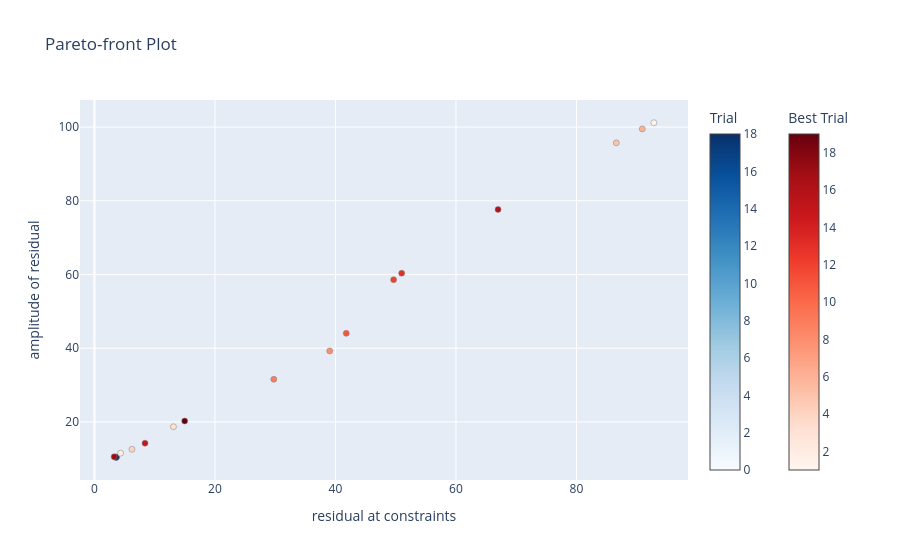
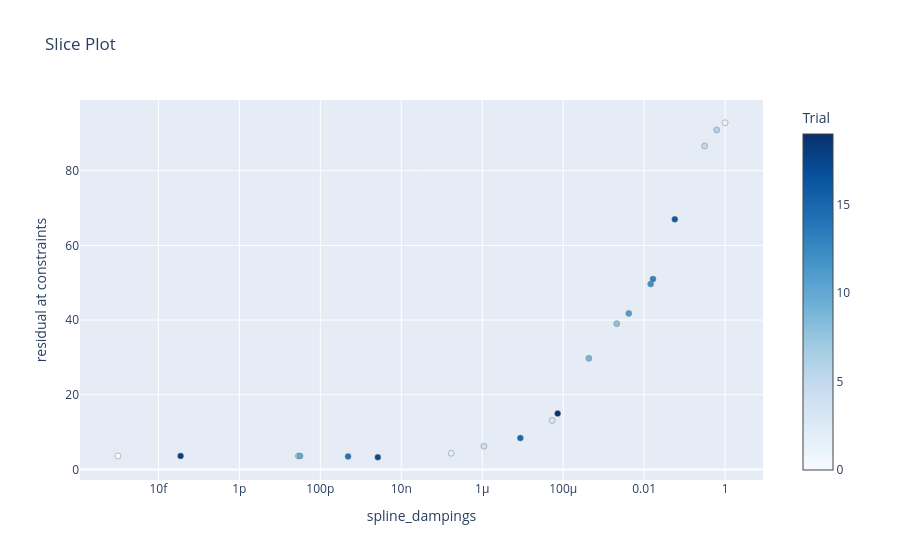
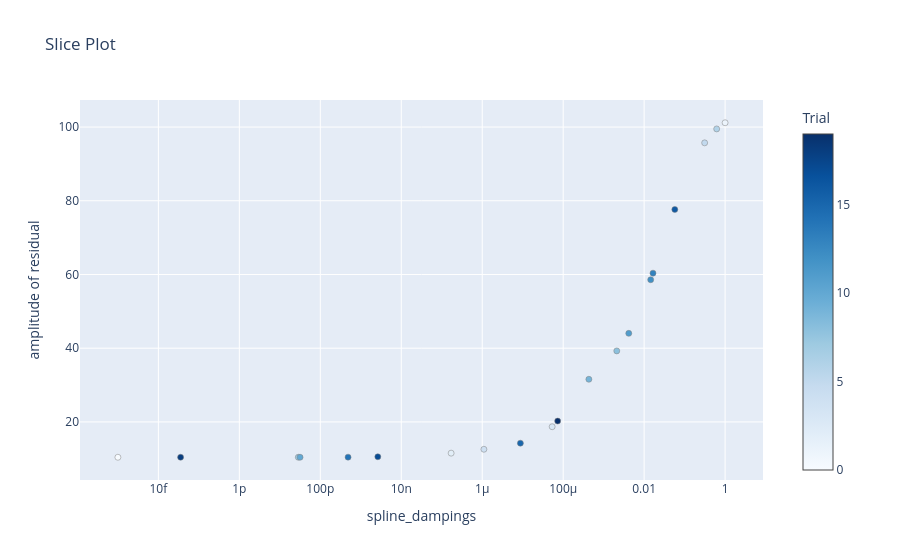

The cell these charts' notebook holds for them, in order:
### Markdown cell above
#### Optimize without true regional

### Code cell
study, grav_data, best_trial = (
    invert4geom.optimize_regional_constraint_point_minimization(
        grav_ds=grav_data,
        testing_training_df=block_kfold_split_df,
        grid_method="verde",
        spline_damping_limits=(1e-15, 1),
        n_trials=20,
        plot=True,
        fname="../tmp/study",
        # optimize_on_true_regional_misfit=True,
        **kwargs,
    )
)
regional_comparison(grav_data)

### Figure 1 — Plotly figure (JSON) as saved in the notebook; plotly's stock layout.template omitted (floating-point values rounded to 4 significant figures)
{"data": [{"hovertemplate": "%{text}<extra>Trial</extra>", "marker": {"color": [0, 7, 10, 14, 18], "colorbar": {"title": {"text": "Trial"}}, "colorscale": [[0, "rgb(247,251,255)"], [0.125, "rgb(222,235,247)"], [0.25, "rgb(198,219,239)"], [0.375, "rgb(158,202,225)"], [0.5, "rgb(107,174,214)"], [0.625, "rgb(66,146,198)"], [0.75, "rgb(33,113,181)"], [0.875, "rgb(8,81,156)"], [1, "rgb(8,48,107)"]], "line": {"color": "Grey", "width": 0.5}}, "mode": "markers", "showlegend": false, "text": ["{<br>  \"number\": 0,<br>  \"values\": [<br>    3.6239409100698836,<br>    10.414800200877156<br>  ],<br>  \"params\": {<br>    \"spline_dampings\": 1e-15<br>  },<br>  \"user_attrs\": {<br>    \"true_reg_score\": 4.890037088597734<br>  }<br>}", "{<br>  \"number\": 7,<br>  \"values\": [<br>    3.6148927426181485,<br>    10.416681213945036<br>  ],<br>  \"params\": {<br>    \"spline_dampings\": 2.863130143476838e-11<br>  },<br>  \"user_attrs\": {<br>    \"true_reg_score\": 4.889087231966103<br>  }<br>}", "{<br>  \"number\": 10,<br>  \"values\": [<br>    3.613960270690061,<br>    10.416877686096546<br>  ],<br>  \"params\": {<br>    \"spline_dampings\": 3.1628413291942237e-11<br>  },<br>  \"user_attrs\": {<br>    \"true_reg_score\": 4.888993363017791<br>  }<br>}", "{<br>  \"number\": 14,<br>  \"values\": [<br>    3.4982298491852744,<br>    10.445173960301691<br>  ],<br>  \"params\": {<br>    \"spline_dampings\": 4.849904650628148e-10<br>  },<br>  \"user_attrs\": {<br>    \"true_reg_score\": 4.883198374638073<br>  }<br>}", "{<br>  \"number\": 18,<br>  \"values\": [<br>    3.6239298547353327,<br>    10.414802464804556<br>  ],<br>  \"params\": {<br>    \"spline_dampings\": 3.539307181100023e-14<br>  },<br>  \"user_attrs\": {<br>    \"true_reg_score\": 4.8900358881839425<br>  }<br>}"], "type": "scatter", "x": [3.624, 3.615, 3.614, 3.498, 3.624], "y": [10.41, 10.42, 10.42, 10.45, 10.41]}, {"hovertemplate": "%{text}<extra>Best Trial</extra>", "marker": {"color": [1, 2, 3, 4, 5, 6, 8, 9, 11, 12, 13, 15, 16, 17, 19], "colorbar": {"title": {"text": "Best Trial"}, "x": 1.1, "xpad": 40}, "colorscale": [[0, "rgb(255,245,240)"], [0.125, "rgb(254,224,210)"], [0.25, "rgb(252,187,161)"], [0.375, "rgb(252,146,114)"], [0.5, "rgb(251,106,74)"], [0.625, "rgb(239,59,44)"], [0.75, "rgb(203,24,29)"], [0.875, "rgb(165,15,21)"], [1, "rgb(103,0,13)"]], "line": {"color": "Grey", "width": 0.5}}, "mode": "markers", "showlegend": false, "text": ["{<br>  \"number\": 1,<br>  \"values\": [<br>    92.8409453354633,<br>    101.16720008524548<br>  ],<br>  \"params\": {<br>    \"spline_dampings\": 1.0<br>  },<br>  \"user_attrs\": {<br>    \"true_reg_score\": 101.47920908980662<br>  }<br>}", "{<br>  \"number\": 2,<br>  \"values\": [<br>    4.345674213199137,<br>    11.528056303384155<br>  ],<br>  \"params\": {<br>    \"spline_dampings\": 1.7068783069968941e-07<br>  },<br>  \"user_attrs\": {<br>    \"true_reg_score\": 6.567725274611652<br>  }<br>}", "{<br>  \"number\": 3,<br>  \"values\": [<br>    13.112432329146127,<br>    18.69310211048151<br>  ],<br>  \"params\": {<br>    \"spline_dampings\": 5.343680646651925e-05<br>  },<br>  \"user_attrs\": {<br>    \"true_reg_score\": 15.42752919906808<br>  }<br>}", "{<br>  \"number\": 4,<br>  \"values\": [<br>    6.220392834906535,<br>    12.575902894618824<br>  ],<br>  \"params\": {<br>    \"spline_dampings\": 1.1001468030672537e-06<br>  },<br>  \"user_attrs\": {<br>    \"true_reg_score\": 8.768325085564737<br>  }<br>}", "{<br>  \"number\": 5,<br>  \"values\": [<br>    86.61051239958833,<br>    95.7129788060624<br>  ],<br>  \"params\": {<br>    \"spline_dampings\": 0.3125483665130546<br>  },<br>  \"user_attrs\": {<br>    \"true_reg_score\": 95.87563991937417<br>  }<br>}", "{<br>  \"number\": 6,<br>  \"values\": [<br>    90.91911573286329,<br>    99.49496383536759<br>  ],<br>  \"params\": {<br>    \"spline_dampings\": 0.619417848427153<br>  },<br>  \"user_attrs\": {<br>    \"true_reg_score\": 99.76310303996638<br>  }<br>}", "{<br>  \"number\": 8,<br>  \"values\": [<br>    39.046417044997625,<br>    39.267101806361495<br>  ],<br>  \"params\": {<br>    \"spline_dampings\": 0.0021076277073931123<br>  },<br>  \"user_attrs\": {<br>    \"true_reg_score\": 36.34849230728146<br>  }<br>}", "{<br>  \"number\": 9,<br>  \"values\": [<br>    29.76517734954465,<br>    31.57056273528451<br>  ],<br>  \"params\": {<br>    \"spline_dampings\": 0.00043125764307647916<br>  },<br>  \"user_attrs\": {<br>    \"true_reg_score\": 28.287755671514866<br>  }<br>}", "{<br>  \"number\": 11,<br>  \"values\": [<br>    41.790592539221265,<br>    44.0285062371088<br>  ],<br>  \"params\": {<br>    \"spline_dampings\": 0.004170989760612063<br>  },<br>  \"user_attrs\": {<br>    \"true_reg_score\": 41.547338559207425<br>  }<br>}", "{<br>  \"number\": 12,<br>  \"values\": [<br>    49.651534649439974,<br>    58.575661795872996<br>  ],<br>  \"params\": {<br>    \"spline_dampings\": 0.014510856850878837<br>  },<br>  \"user_attrs\": {<br>    \"true_reg_score\": 57.13596505742212<br>  }<br>}", "{<br>  \"number\": 13,<br>  \"values\": [<br>    50.98938860911943,<br>    60.36244455496421<br>  ],<br>  \"params\": {<br>    \"spline_dampings\": 0.016529576665982783<br>  },<br>  \"user_attrs\": {<br>    \"true_reg_score\": 59.02766637094605<br>  }<br>}", "{<br>  \"number\": 15,<br>  \"values\": [<br>    8.391593002247662,<br>    14.231347375788605<br>  ],<br>  \"params\": {<br>    \"spline_dampings\": 8.770426105177825e-06<br>  },<br>  \"user_attrs\": {<br>    \"true_reg_score\": 11.127732430849655<br>  }<br>}", "{<br>  \"number\": 16,<br>  \"values\": [<br>    66.98123129617755,<br>    77.64325687825502<br>  ],<br>  \"params\": {<br>    \"spline_dampings\": 0.05724515666856954<br>  },<br>  \"user_attrs\": {<br>    \"true_reg_score\": 77.1651037094229<br>  }<br>}", "{<br>  \"number\": 17,<br>  \"values\": [<br>    3.2680691310478274,<br>    10.541648963467713<br>  ],<br>  \"params\": {<br>    \"spline_dampings\": 2.6358979721550307e-09<br>  },<br>  \"user_attrs\": {<br>    \"true_reg_score\": 4.920897325040732<br>  }<br>}", "{<br>  \"number\": 19,<br>  \"values\": [<br>    14.97384827544514,<br>    20.237263925155595<br>  ],<br>  \"params\": {<br>    \"spline_dampings\": 7.309862621174402e-05<br>  },<br>  \"user_attrs\": {<br>    \"true_reg_score\": 16.944746428744843<br>  }<br>}"], "type": "scatter", "x": [92.84, 4.346, 13.11, 6.22, 86.61, 90.92, 39.05, 29.77, 41.79, 49.65, 50.99, 8.392, 66.98, 3.268, 14.97], "y": [101.2, 11.53, 18.69, 12.58, 95.71, 99.49, 39.27, 31.57, 44.03, 58.58, 60.36, 14.23, 77.64, 10.54, 20.24]}], "layout": {"title": {"text": "Pareto-front Plot"}, "xaxis": {"title": {"text": "residual at constraints"}}, "yaxis": {"title": {"text": "amplitude of residual"}}}}

### Figure 2 — Plotly figure (JSON) as saved in the notebook; plotly's stock layout.template omitted (floating-point values rounded to 4 significant figures)
{"data": [{"marker": {"color": [0, 1, 2, 3, 4, 5, 6, 7, 8, 9, 10, 11, 12, 13, 14, 15, 16, 17, 18, 19], "colorbar": {"title": {"text": "Trial"}, "x": 1, "xpad": 40}, "colorscale": [[0, "rgb(247,251,255)"], [0.125, "rgb(222,235,247)"], [0.25, "rgb(198,219,239)"], [0.375, "rgb(158,202,225)"], [0.5, "rgb(107,174,214)"], [0.625, "rgb(66,146,198)"], [0.75, "rgb(33,113,181)"], [0.875, "rgb(8,81,156)"], [1, "rgb(8,48,107)"]], "line": {"color": "Grey", "width": 0.5}}, "mode": "markers", "name": "Feasible Trial", "showlegend": false, "type": "scatter", "x": [1e-15, 1, 1.707e-07, 5.344e-05, 1.1e-06, 0.3125, 0.6194, 2.863e-11, 0.002108, 0.0004313, 3.163e-11, 0.004171, 0.01451, 0.01653, 4.85e-10, 8.77e-06, 0.05725, 2.636e-09, 3.539e-14, 7.31e-05], "y": [3.624, 92.84, 4.346, 13.11, 6.22, 86.61, 90.92, 3.615, 39.05, 29.77, 3.614, 41.79, 49.65, 50.99, 3.498, 8.392, 66.98, 3.268, 3.624, 14.97]}], "layout": {"title": {"text": "Slice Plot"}, "xaxis": {"title": {"text": "spline_dampings"}, "type": "log"}, "yaxis": {"title": {"text": "residual at constraints"}}}}

### Figure 3 — Plotly figure (JSON) as saved in the notebook; plotly's stock layout.template omitted (floating-point values rounded to 4 significant figures)
{"data": [{"marker": {"color": [0, 1, 2, 3, 4, 5, 6, 7, 8, 9, 10, 11, 12, 13, 14, 15, 16, 17, 18, 19], "colorbar": {"title": {"text": "Trial"}, "x": 1, "xpad": 40}, "colorscale": [[0, "rgb(247,251,255)"], [0.125, "rgb(222,235,247)"], [0.25, "rgb(198,219,239)"], [0.375, "rgb(158,202,225)"], [0.5, "rgb(107,174,214)"], [0.625, "rgb(66,146,198)"], [0.75, "rgb(33,113,181)"], [0.875, "rgb(8,81,156)"], [1, "rgb(8,48,107)"]], "line": {"color": "Grey", "width": 0.5}}, "mode": "markers", "name": "Feasible Trial", "showlegend": false, "type": "scatter", "x": [1e-15, 1, 1.707e-07, 5.344e-05, 1.1e-06, 0.3125, 0.6194, 2.863e-11, 0.002108, 0.0004313, 3.163e-11, 0.004171, 0.01451, 0.01653, 4.85e-10, 8.77e-06, 0.05725, 2.636e-09, 3.539e-14, 7.31e-05], "y": [10.41, 101.2, 11.53, 18.69, 12.58, 95.71, 99.49, 10.42, 39.27, 31.57, 10.42, 44.03, 58.58, 60.36, 10.45, 14.23, 77.64, 10.54, 10.41, 20.24]}], "layout": {"title": {"text": "Slice Plot"}, "xaxis": {"title": {"text": "spline_dampings"}, "type": "log"}, "yaxis": {"title": {"text": "amplitude of residual"}}}}
